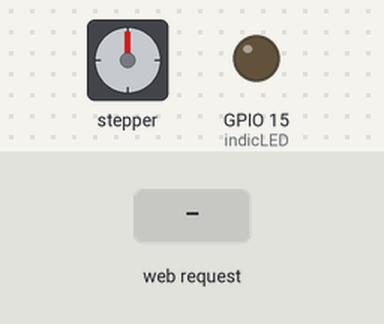
This sketch was run on a simulated ESP32. Shown: stepper motor, output pins drawn as LEDs (lit = HIGH). The test bench sets the inputs (shaded band). WiFi joins after 1.5 s; servers stay silent unless stated; stepper angles assume 2048 steps per turn.

Above: at 1.2 s.
1.3 s: HTTP request GET /cofeOn received
At 1.45 s:
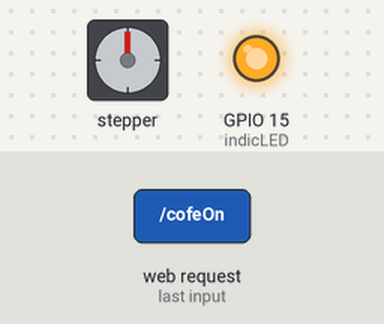
At 4.2 s:
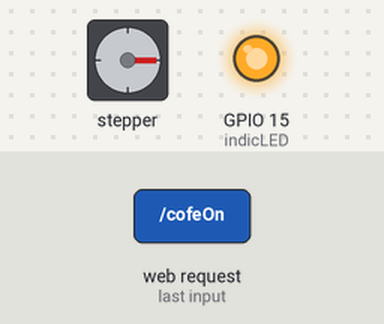
Timing chart, 0 to 8.8 s (numbered marks = the images above; inputs shaded):
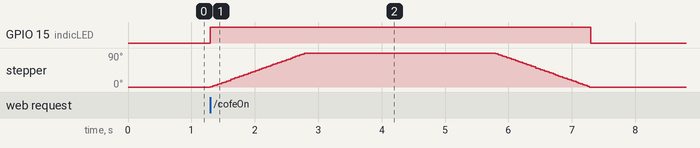

Measured:
- after the input at 1.3 s, GPIO 15 (indicLED): LOW → HIGH at once, → LOW 6.0 s later; stepper: turns 90° clockwise in 1.5 s, then 90° counter-clockwise in 1.5 s

The sketch:

Cofe_website_serving_v3.ino
```cpp
#include <WiFi.h>
#include <WebServer.h>
#include <C:\Users\mengi\OneDrive\Documents\Arduino\CofeMachineAdapter\Arduino Code\Cofe_website_serving_v3\CofeWeb.h>
#include <Stepper.h>
#define indicLED 15

int motorSpeed = 10;
Stepper CofeStepper(2048, 5,19,18,21);


// Replace with your network credentials
const char* ssid  = "Coffee_Machine";
const char* password = "12345";

IPAddress local_ip(192,168,1,1);
IPAddress gateway(192,168,1,1);
IPAddress subnet(255,255,255,0);

WebServer server(80);

void setup() {
  CofeStepper.setSpeed(motorSpeed);
  CofeStepper.step(0); //initialize position

  Serial.begin(115200);
  pinMode(indicLED,OUTPUT);

  WiFi.softAP(ssid, password);
  WiFi.softAPConfig(local_ip, gateway, subnet);

  server.on("/", onConnect);
  server.on("/cofeOn", cofeOn);
  //server.on("/cofeOff", cofeOff);
  server.onNotFound(notFound);

  server.begin();
  WiFi.begin(ssid, password);
}

void loop() {
  server.handleClient();
}

void onConnect(){ //basically the setup function when website is served
  digitalWrite(indicLED,HIGH);
  delay(3000);
  digitalWrite(indicLED,LOW);
  server.send(200, "text/html", webpage);
}
void cofeOn(){ //when brew button is pressed
  digitalWrite(indicLED,HIGH);
  CofeStepper.step(512);
  delay(3000);

  CofeStepper.step(-512);
  digitalWrite(indicLED,LOW);
  delay(3000);
  server.send(200, "text/html", webpage);
}
/*void cofeOff(){
  digitalWrite(indicLED,HIGH);
  delay(3000);
  digitalWrite(indicLED,LOW);
}*/
void notFound(){
  server.send(404,"text/plain", "Page Not Found. We don't got a dino game, so hop to it.");
}
```

CofeWeb.h
```cpp
#ifndef WEBPAGE_H
#define WEBPAGE_H

const char* webpage = R"=====(
<!DOCTYPE html>
<html lang="en">
<head>
    <meta charset="UTF-8">
    <meta name="viewport" content="width=device-width, initial-scale=1.0">
    <title>COFFE HOME</title>
    <link rel="stylesheet" href="HomePage.css">
    <script src="HomePage.js"> </script>

  <script src="https://cdnjs.cloudflare.com/ajax/libs/jquery/3.3.1/jquery.min.js">
  </script>

</head>
<body>
  <img id="CoffeeMug" class="CoffeeMug" src="IMAGES\CoffeeMug.jpg"
  style="position:absolute;z-index: 10;display:none;" width="125px" height="125px">


<h1> Welcome, User</h1>
<div class="dhdcontainer">
<a href="/cofeOn"><button type = 'Button'  id='StartBrew' onclick="BrewAlert()"> Start Brew </button></a>
</div>
<img src="Images/setting.jpg" alt="home button">
<h1>SETTINGS</h1>
<div class="dhdcontainer">
<form action="/action_page.php">
    <label for="appt">Select a time:</label>
    <input type="time" id="appt" name="appt">
    <input type="submit">
  </form>
  <script>
  const main = document.getElementByID('main');
    const head = docunmet.getElementByID('header');
    const StartBrew = document.getElementByID('StartBrew');

    StartBrew.addEventListener('click', BrewAlert);

    function BrewAlert() {
      let x = document.getElementById('CoffeeMug');
      let displaySetting = x.style.display;
      if (displaySetting == 'block') {
        x.style.display = 'none';
      }
      else {
        x.style.display = 'block';
      }
        console.log('Your Coffee is now brewing');
        $(document).mousemove(function (e) {
          $("#CoffeeMug").css({
            left: e.pageX,
            top: e.pageY + 25
          });
        });

    }

    // Get the current date and time
    var currentDate = new Date();

    // Extract individual components
    var hours = currentDate.getHours();
    var minutes = currentDate.getMinutes();
    var seconds = currentDate.getSeconds();

    var time = hours+minutes+seconds

    </script>
    <style>
      body {
    background-color: #6f4e37;
    }

  h1 {
    text-align: center;
    color: #eeebd0;
  }

.dhdcontainer {
  display: flex;
  flex: 1;
  flex-wrap: wrap;
  justify-content: center;
  align-items: center;
  padding: 1.5vh;
}

#StartBrew {
  background-color: #071e22;
border-color: #eeebd0;
color: #eeebd0;
border-radius: 1.5vh;
width: 25vh;
height: 5vh;
text-align: center;
display: inline;
font-size: 2.5vh;
cursor: pointer;
}

#StartBrew:hover {
  background-color: #071e22;
border-color: #eeebd0;
color: #eeebd0;
border-radius: 1.5vh;
width: 25vh;
height: 5vh;
text-align: center;
display: inline;
font-size: 2.5vh;
cursor: pointer;
}

img {
  display: block;
  height: 25vh;
  width: 25vh;
  flex-direction: column;
  border-radius: 50vh;
}
input {
  background-color: #071e22;
  color: #a5a392;
}
    </style>
</div>
</body>
</html>
)=====";

#endif
```
